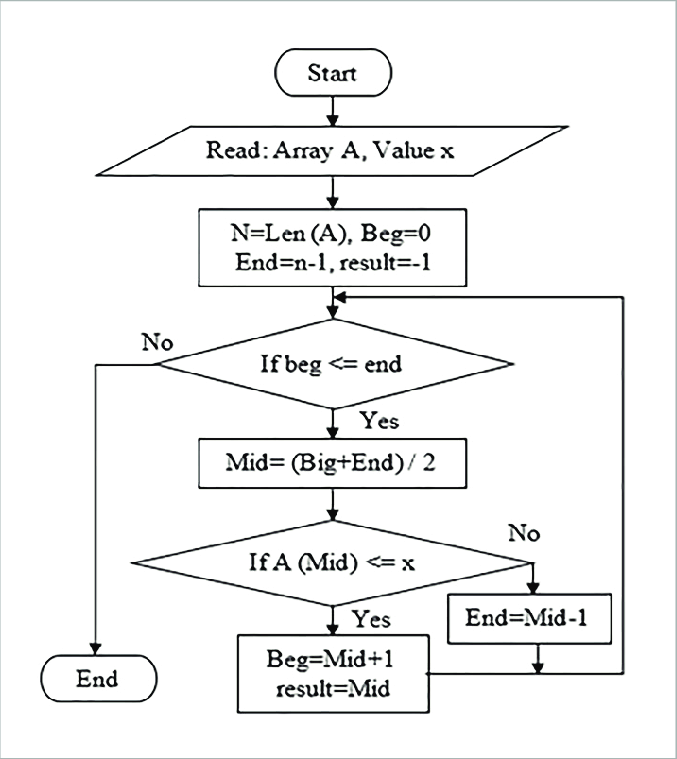
#> input picture Assets/img.png, 677 x 759 px
$ python test.py
#> lines starting #> are read from the running program, lines starting #| are printed output that depends on the picture; after the words box and inside, x2 and y2 are one past the last pixel; in counts of white or black regions, pixels touching at a corner belong together
#> in main, image is the input picture: shape (759, 677, 3); mean B, G, R 243, 243, 242.7
import re
import cv2
import numpy as np
import pytesseract
import networkx as nx
import matplotlib.pyplot as plt
from PIL import Image
import io


# Image preprocessing functions
def get_grayscale(image):
    return cv2.cvtColor(image, cv2.COLOR_BGR2GRAY)


def thresholding(image):
    return cv2.threshold(image, 0, 255, cv2.THRESH_BINARY + cv2.THRESH_OTSU)[1]
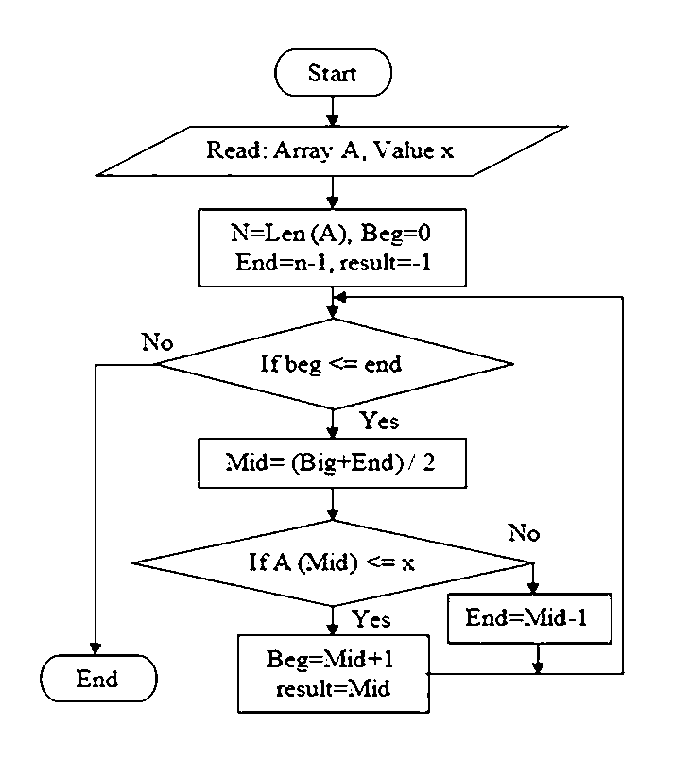
#> returned value: shape (759, 677); 95.2% white; black in thin lines or dots, all inside (x1, y1, x2, y2) = (40, 48, 625, 714)


def get_opening(image):
    kernel = np.ones((5, 5), np.uint8)
    return cv2.morphologyEx(image, cv2.MORPH_OPEN, kernel)


def canny(image):
    return cv2.Canny(image, 100, 200)
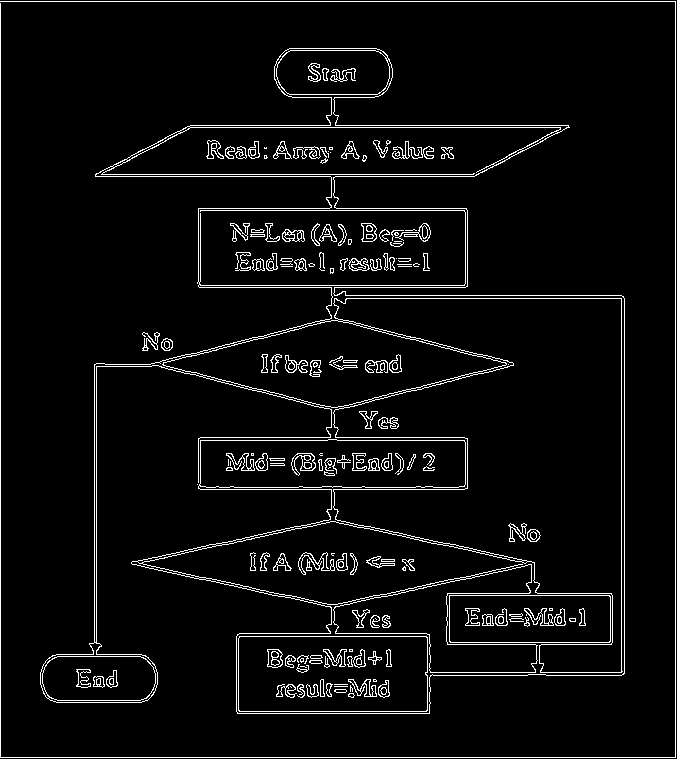
#> returned value: shape (759, 677); 4.9% white in thin lines or dots


# Detect shapes in the flowchart
def detect_shapes(image, thresh):
    contours, _ = cv2.findContours(thresh, cv2.RETR_EXTERNAL, cv2.CHAIN_APPROX_SIMPLE)
#> contours = [[[0, 0], [0, 758], [676, 758], [676, 0]]]
    shapes = []
    for contour in contours:
        approx = cv2.approxPolyDP(contour, 0.02 * cv2.arcLength(contour, True), True)
        x, y, w, h = cv2.boundingRect(approx)
        aspect_ratio = w / float(h)
        area = cv2.contourArea(contour)

        # Filter small contours (noise)
        if area < 100:
            continue

        # Classify shapes
        if len(approx) >= 8:  # Oval (Start/End)
            shape_type = "oval"
        elif len(approx) == 4 and 0.8 <= aspect_ratio <= 1.2:  # Diamond (Decision)
            shape_type = "diamond"
        elif len(approx) == 4:  # Rectangle (Process)
            shape_type = "rectangle"
        else:
            continue

        shapes.append({
            'type': shape_type,
            'contour': approx,
            'bbox': (x, y, w, h),
            'center': (x + w // 2, y + h // 2)
        })
#> this loop made 1 pass
#> (approx, x, y, w, h, aspect_ratio, area, shape_type) on pass 1: ([[0, 0], [0, 758], [676, 758], [676, 0]], 0, 0, 677, 759, 0.892, 512408, 'diamond')
#> after the loop, shapes = 1 item
    return shapes


# Extract text from a region
def extract_text(image, bbox):
    x, y, w, h = bbox
    roi = image[y:y + h, x:x + w]
    config = r'--oem 3 --psm 6'
    try:
        text = pytesseract.image_to_string(roi, config=config).strip()
        return text
    except Exception as e:
        return ""


# Detect arrows using Hough Line Transform
# [85 lines left out: functions detect_arrows, parse_algorithm_text, generate_pseudocode, not called in this run]


# Main function
def main(image_path):
    # Read image
    image = cv2.imread(image_path)
    if image is None:
        print(f"Error: Could not load image at {image_path}")
        return

    image_rgb = cv2.cvtColor(image, cv2.COLOR_BGR2RGB)

    # Preprocess
    gray = get_grayscale(image)
    thresh = thresholding(gray)
    canny_img = canny(gray)

    # Detect shapes
    shapes = detect_shapes(image, thresh)
#> shapes = 1 item

    # Extract text and classify nodes
    for shape in shapes:
        shape['text'] = extract_text(image, shape['bbox'])
        shape['node_type'] = parse_algorithm_text(shape['text'])
#> this loop made 1 pass
#> (x in extract_text, y in extract_text, w in extract_text, h in extract_text, config in extract_text) on pass 1: (0, 0, 677, 759, '--oem 3 --psm 6')

    # Detect arrows
    edges = detect_arrows(canny_img, shapes)

    # Build graph
    G = nx.DiGraph()
    G.add_nodes_from(range(len(shapes)))
    G.add_edges_from(edges)

    # Generate pseudocode
    pseudocode = generate_pseudocode(G, shapes)

    # Visualize results
    plt.figure(figsize=(10, 8))
    for shape in shapes:
        x, y, w, h = shape['bbox']
        if shape['type'] == "rectangle":
            rect = plt.Rectangle((x, y), w, h, fill=False, edgecolor='blue')
            plt.gca().add_patch(rect)
        elif shape['type'] == "diamond":
            points = [(x + w / 2, y), (x + w, y + h / 2), (x + w / 2, y + h), (x, y + h / 2)]
            diamond = plt.Polygon(points, fill=False, edgecolor='red')
            plt.gca().add_patch(diamond)
        elif shape['type'] == "oval":
            ellipse = plt.Ellipse((x + w / 2, y + h / 2), w, h, fill=False, edgecolor='green')
            plt.gca().add_patch(ellipse)
        plt.text(x, y, shape['text'], fontsize=8)

    for edge in edges:
        start = shapes[edge[0]]['center']
        end = shapes[edge[1]]['center']
        plt.arrow(start[0], start[1], end[0] - start[0], end[1] - start[1],
                  head_width=10, head_length=10, fc='black', ec='black')

    plt.imshow(image_rgb)
    plt.axis('off')
    plt.title("Detected Flowchart")
    plt.show()

    # Print pseudocode
    print("Extracted Algorithm (Pseudocode):")
    print("---------------------------------")
    print(pseudocode)


# Run the script
if __name__ == "__main__":
    # Replace with your image path in Colab (e.g., '/content/workflow_manager.png')
    image_path = "./img.png"
    main(image_path)
#> (the call stopped at in extract_text, `text = pytesseract.image_to_string(roi, config=config).strip()`: pytesseract is not available in this run)
